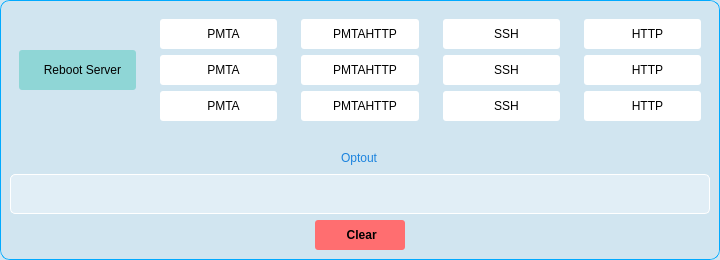
                  <widget class="QFrame" name="frame_17">
                   <property name="styleSheet">
                    <string notr="true">QFrame {

background-color: #d1e5f0;
border:1px solid #00aaff;
border-radius:10px;
}</string>
                   </property>
                   <property name="frameShape">
                    <enum>QFrame::NoFrame</enum>
                   </property>
                   <property name="frameShadow">
                    <enum>QFrame::Raised</enum>
                   </property>
                   <layout class="QVBoxLayout" name="verticalLayout_12">
                    <property name="spacing">
                     <number>0</number>
                    </property>
                    <property name="leftMargin">
                     <number>0</number>
                    </property>
                    <property name="topMargin">
                     <number>0</number>
                    </property>
                    <property name="rightMargin">
                     <number>0</number>
                    </property>
                    <property name="bottomMargin">
                     <number>0</number>
                    </property>
                    <item>
                     <widget class="QFrame" name="frame_19">
                      <property name="styleSheet">
                       <string notr="true">QFrame {
background-color: rgb(209, 229, 240);
border:0px solid;
}</string>
                      </property>
                      <property name="frameShape">
                       <enum>QFrame::StyledPanel</enum>
                      </property>
                      <property name="frameShadow">
                       <enum>QFrame::Raised</enum>
                      </property>
                      <layout class="QHBoxLayout" name="horizontalLayout_4">
                       <item>
                        <widget class="QFrame" name="frame_28">
                         <property name="frameShape">
                          <enum>QFrame::StyledPanel</enum>
                         </property>
                         <property name="frameShadow">
                          <enum>QFrame::Raised</enum>
                         </property>
                         <layout class="QVBoxLayout" name="verticalLayout_21">
                          <item>
                           <widget class="QPushButton" name="pushButton_6">
                            <property name="enabled">
                             <bool>true</bool>
                            </property>
                            <property name="minimumSize">
                             <size>
                              <width>0</width>
                              <height>40</height>
                             </size>
                            </property>
                            <property name="maximumSize">
                             <size>
                              <width>16777215</width>
                              <height>40</height>
                             </size>
                            </property>
                            <property name="cursor">
                             <cursorShape>PointingHandCursor</cursorShape>
                            </property>
                            <property name="styleSheet">
                             <string notr="true">QPushButton{
	
	background-color: rgb(143, 214, 214);
	
	border-radius:3px;

}
QPushButton:hover{
	
	background-color: rgb(0, 133, 200);
	border-radius:3px;
	
	color: rgb(255, 255, 255);

}</string>
                            </property>
                            <property name="text">
                             <string>   Reboot Server</string>
                            </property>
                            <property name="icon">
                             <iconset resource="res.qrc">
                              <normaloff>:/icon/icon/reboot.png</normaloff>:/icon/icon/reboot.png</iconset>
                            </property>
                            <property name="iconSize">
                             <size>
                              <width>30</width>
                              <height>30</height>
                             </size>
                            </property>
                            <property name="checkable">
                             <bool>false</bool>
                            </property>
                            <property name="checked">
                             <bool>false</bool>
                            </property>
                            <property name="autoDefault">
                             <bool>false</bool>
                            </property>
                            <property name="default">
                             <bool>false</bool>
                            </property>
                            <property name="flat">
                             <bool>false</bool>
                            </property>
                           </widget>
                          </item>
                         </layout>
                        </widget>
                       </item>
                       <item>
                        <widget class="QFrame" name="frame_22">
                         <property name="frameShape">
                          <enum>QFrame::StyledPanel</enum>
                         </property>
                         <property name="frameShadow">
                          <enum>QFrame::Raised</enum>
                         </property>
                         <layout class="QVBoxLayout" name="verticalLayout_14">
                          <item>
                           <widget class="QPushButton" name="pushButton_7">
                            <property name="minimumSize">
                             <size>
                              <width>0</width>
                              <height>30</height>
                             </size>
                            </property>
                            <property name="cursor">
                             <cursorShape>PointingHandCursor</cursorShape>
                            </property>
                            <property name="styleSheet">
                             <string notr="true">QPushButton{
	
	background-color: white;
	
	border-radius:3px;

}
QPushButton:hover{
	
	
	
	background-color: rgb(225, 238, 246);
	border-radius:3px;
	
	color: black;

}</string>
                            </property>
                            <property name="text">
                             <string>   PMTA</string>
                            </property>
                            <property name="icon">
                             <iconset resource="res.qrc">
                              <normaloff>:/icon/icon/reboot.png</normaloff>:/icon/icon/reboot.png</iconset>
                            </property>
                            <property name="iconSize">
                             <size>
                              <width>25</width>
                              <height>25</height>
                             </size>
                            </property>
                           </widget>
                          </item>
                          <item>
                           <widget class="QPushButton" name="pushButton_12">
                            <property name="minimumSize">
                             <size>
                              <width>0</width>
                              <height>30</height>
                             </size>
                            </property>
                            <property name="cursor">
                             <cursorShape>PointingHandCursor</cursorShape>
                            </property>
                            <property name="styleSheet">
                             <string notr="true">QPushButton{
	
	background-color: white;
	
	border-radius:3px;

}
QPushButton:hover{
	
	
	
	background-color: rgb(225, 238, 246);
	border-radius:3px;
	
	color: black;

}</string>
                            </property>
                            <property name="text">
                             <string>   PMTA</string>
                            </property>
                            <property name="icon">
                             <iconset resource="res.qrc">
                              <normaloff>:/icon/icon/play-button.png</normaloff>:/icon/icon/play-button.png</iconset>
                            </property>
                            <property name="iconSize">
                             <size>
                              <width>25</width>
                              <height>25</height>
                             </size>
                            </property>
                           </widget>
                          </item>
                          <item>
                           <widget class="QPushButton" name="pushButton_11">
                            <property name="minimumSize">
                             <size>
                              <width>0</width>
                              <height>30</height>
                             </size>
                            </property>
                            <property name="cursor">
                             <cursorShape>PointingHandCursor</cursorShape>
                            </property>
                            <property name="styleSheet">
                             <string notr="true">QPushButton{
	
	background-color: white;
	
	border-radius:3px;

}
QPushButton:hover{
	
	
	
	background-color: rgb(225, 238, 246);
	border-radius:3px;
	
	color: black;

}</string>
                            </property>
                            <property name="text">
                             <string>   PMTA</string>
                            </property>
                            <property name="icon">
                             <iconset resource="res.qrc">
                              <normaloff>:/icon/icon/stop-button.png</normaloff>:/icon/icon/stop-button.png</iconset>
                            </property>
                            <property name="iconSize">
                             <size>
                              <width>25</width>
                              <height>25</height>
                             </size>
                            </property>
                           </widget>
                          </item>
                         </layout>
                        </widget>
                       </item>
                       <item>
                        <widget class="QFrame" name="frame_23">
                         <property name="styleSheet">
                          <string notr="true"/>
                         </property>
                         <property name="frameShape">
                          <enum>QFrame::StyledPanel</enum>
                         </property>
                         <property name="frameShadow">
                          <enum>QFrame::Raised</enum>
                         </property>
                         <layout class="QVBoxLayout" name="verticalLayout_15">
                          <item>
                           <widget class="QPushButton" name="pushButton_8">
                            <property name="minimumSize">
                             <size>
                              <width>0</width>
                              <height>30</height>
                             </size>
                            </property>
                            <property name="cursor">
                             <cursorShape>PointingHandCursor</cursorShape>
                            </property>
                            <property name="styleSheet">
                             <string notr="true">QPushButton{
	
	background-color: white;
	
	border-radius:3px;

}
QPushButton:hover{
	
	
	
	background-color: rgb(225, 238, 246);
	border-radius:3px;
	
	color: black;

}</string>
                            </property>
                            <property name="text">
                             <string>   PMTAHTTP</string>
                            </property>
                            <property name="icon">
                             <iconset resource="res.qrc">
                              <normaloff>:/icon/icon/reboot.png</normaloff>:/icon/icon/reboot.png</iconset>
                            </property>
                            <property name="iconSize">
                             <size>
                              <width>25</width>
                              <height>25</height>
                             </size>
                            </property>
                           </widget>
                          </item>
                          <item>
                           <widget class="QPushButton" name="pushButton_13">
                            <property name="minimumSize">
                             <size>
                              <width>0</width>
                              <height>30</height>
                             </size>
                            </property>
                            <property name="cursor">
                             <cursorShape>PointingHandCursor</cursorShape>
                            </property>
                            <property name="styleSheet">
                             <string notr="true">QPushButton{
	
	background-color: white;
	
	border-radius:3px;

}
QPushButton:hover{
	
	
	
	background-color: rgb(225, 238, 246);
	border-radius:3px;
	
	color: black;

}</string>
                            </property>
                            <property name="text">
                             <string>   PMTAHTTP</string>
                            </property>
                            <property name="icon">
                             <iconset resource="res.qrc">
                              <normaloff>:/icon/icon/play-button.png</normaloff>:/icon/icon/play-button.png</iconset>
                            </property>
                            <property name="iconSize">
                             <size>
                              <width>25</width>
                              <height>25</height>
                             </size>
                            </property>
                           </widget>
                          </item>
                          <item>
                           <widget class="QPushButton" name="pushButton_14">
                            <property name="minimumSize">
                             <size>
                              <width>0</width>
                              <height>30</height>
                             </size>
                            </property>
                            <property name="cursor">
                             <cursorShape>PointingHandCursor</cursorShape>
                            </property>
                            <property name="styleSheet">
                             <string notr="true">QPushButton{
	
	background-color: white;
	
	border-radius:3px;

}
QPushButton:hover{
	
	
	
	background-color: rgb(225, 238, 246);
	border-radius:3px;
	
	color: black;

}</string>
                            </property>
                            <property name="text">
                             <string>   PMTAHTTP</string>
                            </property>
                            <property name="icon">
                             <iconset resource="res.qrc">
                              <normaloff>:/icon/icon/stop-button.png</normaloff>:/icon/icon/stop-button.png</iconset>
                            </property>
                            <property name="iconSize">
                             <size>
                              <width>25</width>
                              <height>25</height>
                             </size>
                            </property>
                           </widget>
                          </item>
                         </layout>
                        </widget>
                       </item>
                       <item>
                        <widget class="QFrame" name="frame_24">
                         <property name="frameShape">
                          <enum>QFrame::StyledPanel</enum>
                         </property>
                         <property name="frameShadow">
                          <enum>QFrame::Raised</enum>
                         </property>
                         <layout class="QVBoxLayout" name="verticalLayout_16">
                          <item>
                           <widget class="QPushButton" name="pushButton_9">
                            <property name="minimumSize">
                             <size>
                              <width>0</width>
                              <height>30</height>
                             </size>
                            </property>
                            <property name="cursor">
                             <cursorShape>PointingHandCursor</cursorShape>
                            </property>
                            <property name="styleSheet">
                             <string notr="true">QPushButton{
	
	background-color: white;
	
	border-radius:3px;

}
QPushButton:hover{
	
	
	
	background-color: rgb(225, 238, 246);
	border-radius:3px;
	
	color: black;

}</string>
                            </property>
                            <property name="text">
                             <string>   SSH</string>
                            </property>
                            <property name="icon">
                             <iconset resource="res.qrc">
                              <normaloff>:/icon/icon/reboot.png</normaloff>:/icon/icon/reboot.png</iconset>
                            </property>
                            <property name="iconSize">
                             <size>
                              <width>25</width>
                              <height>25</height>
                             </size>
                            </property>
                           </widget>
                          </item>
                          <item>
                           <widget class="QPushButton" name="pushButton_15">
                            <property name="minimumSize">
                             <size>
                              <width>0</width>
                              <height>30</height>
                             </size>
                            </property>
                            <property name="cursor">
                             <cursorShape>PointingHandCursor</cursorShape>
                            </property>
                            <property name="styleSheet">
                             <string notr="true">QPushButton{
	
	background-color: white;
	
	border-radius:3px;

}
QPushButton:hover{
	
	
	
	background-color: rgb(225, 238, 246);
	border-radius:3px;
	
	color: black;

}</string>
                            </property>
                            <property name="text">
                             <string>   SSH</string>
                            </property>
                            <property name="icon">
                             <iconset resource="res.qrc">
                              <normaloff>:/icon/icon/play-button.png</normaloff>:/icon/icon/play-button.png</iconset>
                            </property>
                            <property name="iconSize">
                             <size>
                              <width>25</width>
                              <height>25</height>
                             </size>
                            </property>
                           </widget>
                          </item>
                          <item>
                           <widget class="QPushButton" name="pushButton_16">
                            <property name="minimumSize">
                             <size>
                              <width>0</width>
                              <height>30</height>
                             </size>
                            </property>
                            <property name="cursor">
                             <cursorShape>PointingHandCursor</cursorShape>
                            </property>
                            <property name="styleSheet">
                             <string notr="true">QPushButton{
	
	background-color: white;
	
	border-radius:3px;

}
QPushButton:hover{
	
	
	
	background-color: rgb(225, 238, 246);
	border-radius:3px;
	
	color: black;

}</string>
                            </property>
                            <property name="text">
                             <string>   SSH</string>
                            </property>
                            <property name="icon">
                             <iconset resource="res.qrc">
                              <normaloff>:/icon/icon/stop-button.png</normaloff>:/icon/icon/stop-button.png</iconset>
                            </property>
                            <property name="iconSize">
                             <size>
                              <width>25</width>
                              <height>25</height>
                             </size>
                            </property>
                           </widget>
                          </item>
                         </layout>
                        </widget>
                       </item>
                       <item>
                        <widget class="QFrame" name="frame_25">
                         <property name="frameShape">
                          <enum>QFrame::StyledPanel</enum>
                         </property>
                         <property name="frameShadow">
                          <enum>QFrame::Raised</enum>
                         </property>
                         <layout class="QVBoxLayout" name="verticalLayout_17">
                          <item>
                           <widget class="QPushButton" name="pushButton_10">
                            <property name="minimumSize">
                             <size>
                              <width>0</width>
                              <height>30</height>
                             </size>
                            </property>
                            <property name="cursor">
                             <cursorShape>PointingHandCursor</cursorShape>
                            </property>
                            <property name="styleSheet">
                             <string notr="true">QPushButton{
	
	background-color: white;
	
	border-radius:3px;

}
QPushButton:hover{
	
	
	
	background-color: rgb(225, 238, 246);
	border-radius:3px;
	
	color: black;

}</string>
                            </property>
                            <property name="text">
                             <string>   HTTP</string>
                            </property>
                            <property name="icon">
                             <iconset resource="res.qrc">
                              <normaloff>:/icon/icon/reboot.png</normaloff>:/icon/icon/reboot.png</iconset>
                            </property>
                            <property name="iconSize">
                             <size>
                              <width>25</width>
                              <height>25</height>
                             </size>
                            </property>
                           </widget>
                          </item>
                          <item>
                           <widget class="QPushButton" name="pushButton_17">
                            <property name="minimumSize">
                             <size>
                              <width>0</width>
                              <height>30</height>
                             </size>
                            </property>
                            <property name="cursor">
                             <cursorShape>PointingHandCursor</cursorShape>
                            </property>
                            <property name="styleSheet">
                             <string notr="true">QPushButton{
	
	background-color: white;
	
	border-radius:3px;

}
QPushButton:hover{
	
	
	
	background-color: rgb(225, 238, 246);
	border-radius:3px;
	
	color: black;

}</string>
                            </property>
                            <property name="text">
                             <string>   HTTP</string>
                            </property>
                            <property name="icon">
                             <iconset resource="res.qrc">
                              <normaloff>:/icon/icon/play-button.png</normaloff>:/icon/icon/play-button.png</iconset>
                            </property>
                            <property name="iconSize">
                             <size>
                              <width>25</width>
                              <height>25</height>
                             </size>
                            </property>
                           </widget>
                          </item>
                          <item>
                           <widget class="QPushButton" name="pushButton_18">
                            <property name="minimumSize">
                             <size>
                              <width>0</width>
                              <height>30</height>
                             </size>
                            </property>
                            <property name="cursor">
                             <cursorShape>PointingHandCursor</cursorShape>
                            </property>
                            <property name="styleSheet">
                             <string notr="true">QPushButton{
	
	background-color: white;
	
	border-radius:3px;

}
QPushButton:hover{
	
	
	
	background-color: rgb(225, 238, 246);
	border-radius:3px;
	
	color: black;

}</string>
                            </property>
                            <property name="text">
                             <string>   HTTP</string>
                            </property>
                            <property name="icon">
                             <iconset resource="res.qrc">
                              <normaloff>:/icon/icon/stop-button.png</normaloff>:/icon/icon/stop-button.png</iconset>
                            </property>
                            <property name="iconSize">
                             <size>
                              <width>25</width>
                              <height>25</height>
                             </size>
                            </property>
                           </widget>
                          </item>
                         </layout>
                        </widget>
                       </item>
                      </layout>
                     </widget>
                    </item>
                    <item>
                     <widget class="QFrame" name="frame_20">
                      <property name="styleSheet">
                       <string notr="true">QFrame {
background-color: #d1e5f0;
border:0px solid;
}</string>
                      </property>
                      <property name="frameShape">
                       <enum>QFrame::StyledPanel</enum>
                      </property>
                      <property name="frameShadow">
                       <enum>QFrame::Raised</enum>
                      </property>
                      <layout class="QVBoxLayout" name="verticalLayout_13">
                       <item alignment="Qt::AlignHCenter">
                        <widget class="QLabel" name="label_2">
                         <property name="minimumSize">
                          <size>
                           <width>0</width>
                           <height>20</height>
                          </size>
                         </property>
                         <property name="maximumSize">
                          <size>
                           <width>16777215</width>
                           <height>20</height>
                          </size>
                         </property>
                         <property name="styleSheet">
                          <string notr="true">font: 10pt &quot;Oswald&quot;;
color: rgb(27, 131, 222);</string>
                         </property>
                         <property name="text">
                          <string>Optout</string>
                         </property>
                        </widget>
                       </item>
                       <item alignment="Qt::AlignHCenter|Qt::AlignVCenter">
                        <widget class="QLineEdit" name="Output">
                         <property name="minimumSize">
                          <size>
                           <width>700</width>
                           <height>40</height>
                          </size>
                         </property>
                         <property name="styleSheet">
                          <string notr="true">font: 8pt &quot;Oswald&quot;;
color: rgb(0, 0, 0);
border:1px solid;
background-color: rgb(225, 238, 246);
border-radius: 5px;
border-color: rgb(255, 255, 255);
</string>
                         </property>
                         <property name="readOnly">
                          <bool>true</bool>
                         </property>
                        </widget>
                       </item>
                       <item alignment="Qt::AlignHCenter|Qt::AlignVCenter">
                        <widget class="QPushButton" name="clear">
                         <property name="minimumSize">
                          <size>
                           <width>90</width>
                           <height>30</height>
                          </size>
                         </property>
                         <property name="maximumSize">
                          <size>
                           <width>16777215</width>
                           <height>30</height>
                          </size>
                         </property>
                         <property name="font">
                          <font>
                           <weight>75</weight>
                           <bold>true</bold>
                          </font>
                         </property>
                         <property name="cursor">
                          <cursorShape>PointingHandCursor</cursorShape>
                         </property>
                         <property name="styleSheet">
                          <string notr="true">QPushButton{
	
	
	background-color: rgb(255, 110, 112);
	
	border-radius:3px;

}
QPushButton:hover{
	
	
	background-color: rgb(195, 0, 0);
	border-radius:3px;
	
	color: rgb(255, 255, 255);

}</string>
                         </property>
                         <property name="text">
                          <string> Clear</string>
                         </property>
                         <property name="icon">
                          <iconset resource="res.qrc">
                           <normaloff>:/icon/icon/310679.png</normaloff>:/icon/icon/310679.png</iconset>
                         </property>
                         <property name="iconSize">
                          <size>
                           <width>20</width>
                           <height>20</height>
                          </size>
                         </property>
                        </widget>
                       </item>
                      </layout>
                     </widget>
                    </item>
                   </layout>
                  </widget>
